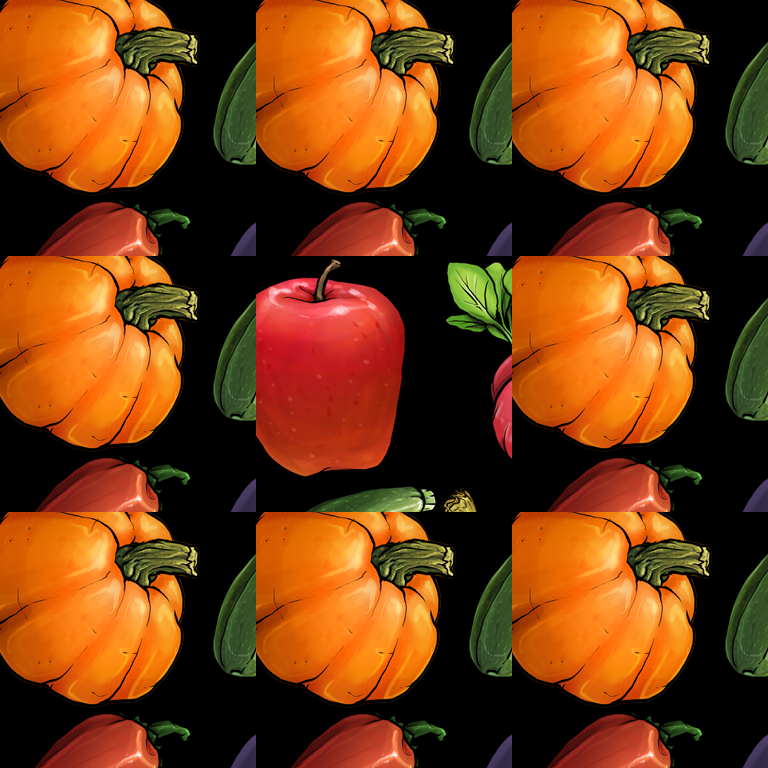

Below is a game level as drawn by its tile map, then a one-line description and the .tmx that defines it (tile-layer data replaced by summaries):
An orthogonal 3x3 tile map with 256x256 px tiles, 1 tile layer (background).

<map version="1.0" orientation="orthogonal" width="3" height="3" tilewidth="256" tileheight="256">
 <tileset firstgid="1" name="art_group_01" tilewidth="256" tileheight="256">
  <image source="art_group_01.png" width="1024" height="2048" />
  <tile id="1">
   <properties>
    <property name="id" value="blue_ball" />
   </properties>
  </tile>
  <tile id="2">
   <properties>
    <property name="id" value="apple" />
   </properties>
  </tile>
 </tileset>
 <layer name="background" width="3" height="3">
  <data>[9 cells, 9 non-empty, 2 distinct tile ids]</data>
 </layer>
</map>